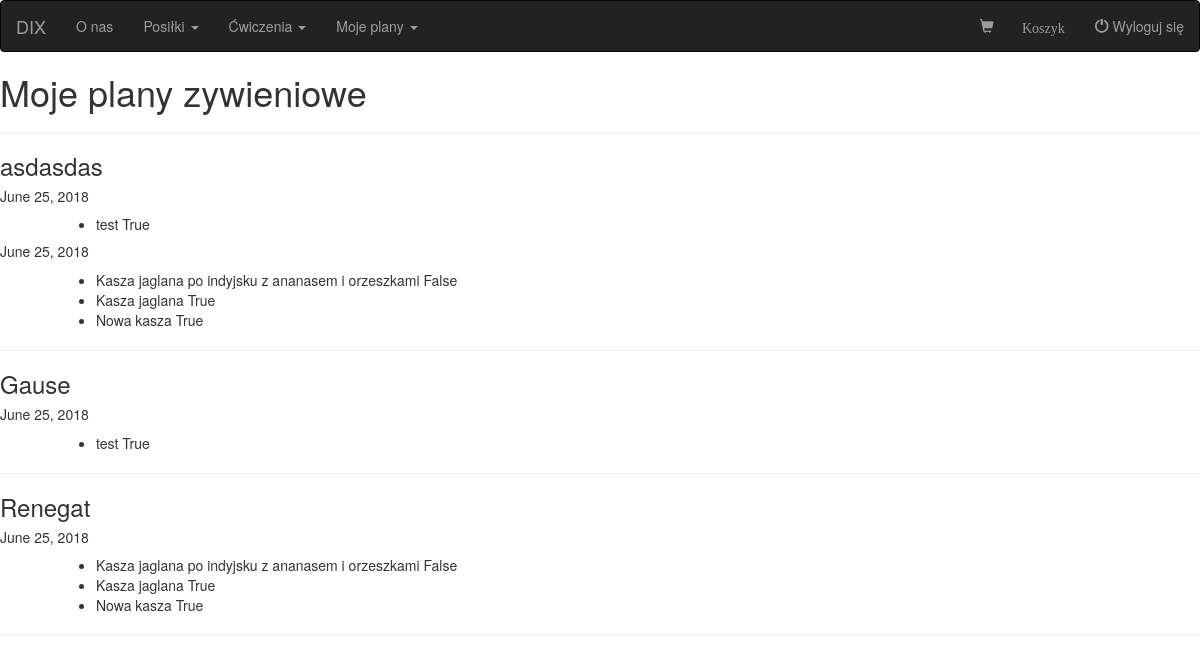
The page /my_plans/my_plans (signed in) on the database its author committed.
### MyPlan/models.py (models this page shows)
class Sprints(models.Model):
    choices = (
        ('Nowy', 'nowy'),
        ('Rozpoczety', 'rozpoczety'),
        ('Skonczony', 'skonczony')
    )
    sprint_id = models.IntegerField()
    sprint_name = models.CharField(max_length = 20)
    sprint_parameters = models.ManyToManyField(SinglePlan)
    sprint_status = models.CharField(choices=choices , max_length=10)

class SinglePlan(models.Model):
    plan_date = models.DateField(default = timezone.now)
    meals = models.ManyToManyField(Meal)

### Meals/models.py (models this page shows, shortened)
class Meal(models.Model):
    choice_list = (
        ('sniadanie', 'sniadanie'),
        ('obiad', 'obiad'),
        ('kolacja', 'kolacja'),
    )
    name = models.CharField(max_length = 60)
    description = models.CharField(max_length = 500)
    products = models.ManyToManyField(Product)
    callories = models.CharField(max_length = 10)
    type = models.CharField(max_length=10,
                            choices=choice_list)
    image = models.ImageField(upload_to='Meals/static/jpg/',
                              default='static/jpg/')
    state = models.BooleanField(default=False)

### MyPlan/views.py (the view)
# urls.py: url(r'^my_plans/', include('MyPlan.urls')),
def my_plans(request):
    return render(request, 'MyPlan/my_plans.html', {'my_plans': Sprints.objects.all(),
                                                    'products': get_products()})

### Meals/models.py (called while the page is built)
    def __str__(self):
        return self.name

### MyPlan/views.py (called while the page is built)
def get_products():
    components = {}
    for sprint in Sprints.objects.all():
        if sprint.sprint_status == 'Rozpoczety':
            for single in sprint.sprint_parameters.all():
                for meals in single.meals.all():
                    if meals.state != True:
                        for a in meals.products.all():
                            if a.component not in components:
                                components[a.component] = [a.count, a.units]
                            else:
                                components[a.component] = [components[a.component][0] + a.count, a.units]
            break
    return components

### MyPlan/templates/MyPlan/my_plans.html (shortened to what this page needs)
{%extends 'MyPlan/nav_bar.html' %}
{% block content %}
    <h1>Moje plany zywieniowe</h1>
    <hr>
    {% for i in my_plans %}
        <h3> {{ i.sprint_name }}</h3>
        {% for single_plan in i.sprint_parameters.all %}
            <h5>{{single_plan.plan_date}}</h5>
            <ul>
            {% for meals in single_plan.meals.all %}
                <li style="margin-left:4em">{{ meals.name }}  {{ meals.state }}</li>
            {% endfor %}
            </ul>
        {% endfor %}
        <hr>
    {% endfor %}
{% endblock %}

### rows shown on the page
Sprints: sprint_name "asdasdas"
SinglePlan: plan_date "June 25, 2018"
Meal: name "test", state "True"
SinglePlan: plan_date "June 25, 2018"
Meal: name "Kasza jaglana po indyjsku z ananasem i orzeszkami", state "False"
Meal: name "Kasza jaglana", state "True"
Meal: name "Nowa kasza", state "True"
Sprints: sprint_name "Gause"
Sprints: sprint_name "Renegat"
